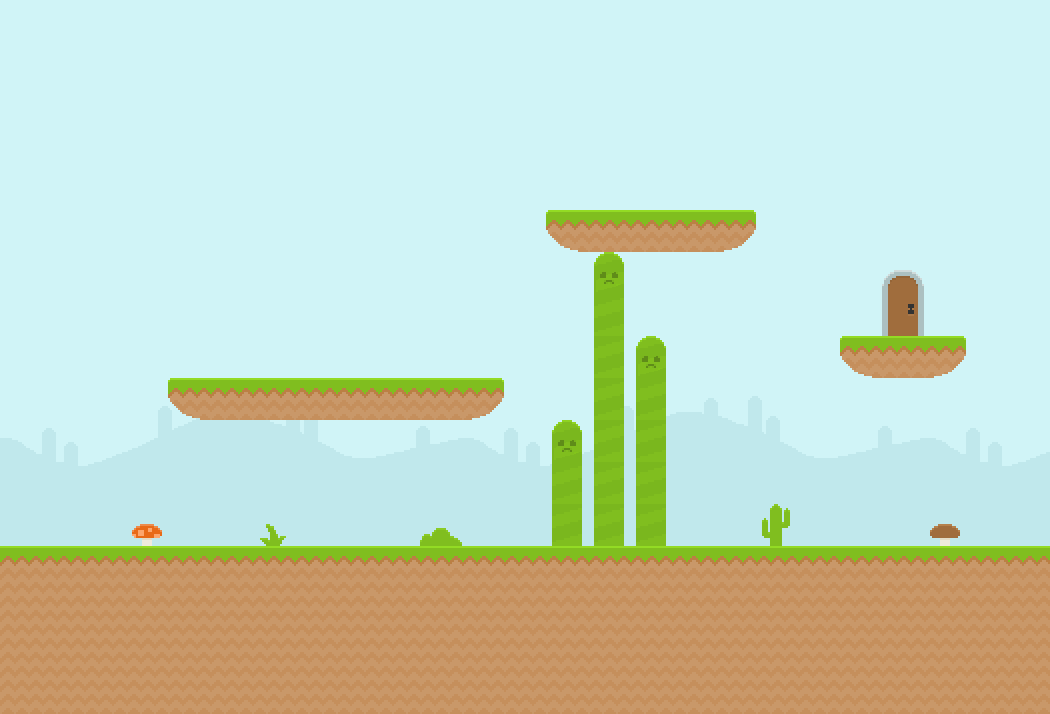

Below is a game level as drawn by its tile map, then a one-line description and the .tmx file that defines it, in full:
An orthogonal 25x17 tile map with 42x42 px tiles, 2 tile layers (background, foreground) and 5 objects (2x box, player, diamond).

<map version="1.0" tiledversion="1.0.2" orientation="orthogonal" renderorder="right-down" width="25" height="17" tilewidth="42" tileheight="42" nextobjectid="8">
 <properties>
  <property name="not_shown" type="bool" value="false" />
 </properties>
 <tileset firstgid="1" source="tileset.tsx" />
 <layer name="background" width="25" height="17">
  <data encoding="csv">
239,239,239,239,239,239,239,239,239,239,239,239,239,239,239,239,239,239,239,239,239,239,239,239,239,
239,239,239,239,239,239,239,239,239,239,239,239,239,239,239,239,239,239,239,239,239,239,239,239,239,
239,239,239,239,239,239,239,239,239,239,239,239,239,239,239,239,239,239,239,239,239,239,239,239,239,
239,239,239,239,239,239,239,239,239,239,239,239,239,239,239,239,239,239,239,239,239,239,239,239,239,
239,239,239,239,239,239,239,239,239,239,239,239,239,239,239,239,239,239,239,239,239,239,239,239,239,
239,239,239,239,239,239,239,239,239,239,239,239,239,239,239,239,239,239,239,239,239,239,239,239,239,
239,239,239,239,239,239,239,239,239,239,239,239,239,239,239,239,239,239,239,239,239,239,239,239,239,
239,239,239,239,239,239,239,239,239,239,239,239,239,239,239,239,239,239,239,239,239,239,239,239,239,
239,239,239,239,239,239,239,239,239,239,239,239,239,239,239,239,239,239,239,239,239,239,239,239,239,
230,231,232,233,234,235,236,237,238,239,240,230,231,232,233,234,235,236,237,238,239,240,230,231,232,
260,261,262,263,264,265,266,267,268,269,270,260,261,262,263,264,265,266,267,268,269,270,260,261,262,
290,291,292,293,294,295,296,297,298,299,300,290,291,292,293,294,295,296,297,298,299,300,290,291,292,
290,290,290,290,290,290,290,290,290,290,290,290,290,290,290,290,290,290,290,290,290,290,290,290,290,
290,290,290,290,290,290,290,290,290,290,290,290,290,290,290,290,290,290,290,290,290,290,290,290,290,
290,290,290,290,290,290,290,290,290,290,290,290,290,290,290,290,290,290,290,290,290,290,290,290,290,
290,290,290,290,290,290,290,290,290,290,290,290,290,290,290,290,290,290,290,290,290,290,290,290,290,
290,290,290,290,290,290,290,290,290,290,290,290,290,290,290,290,290,290,290,290,290,290,290,290,290
</data>
 </layer>
 <layer name="foreground" width="25" height="17">
  <data encoding="csv">
0,0,0,0,0,0,0,0,0,0,0,0,0,0,0,0,0,0,0,0,0,0,0,0,0,
0,0,0,0,0,0,0,0,0,0,0,0,0,0,0,0,0,0,0,0,0,0,0,0,0,
0,0,0,0,0,0,0,0,0,0,0,0,0,0,0,0,0,0,0,0,0,0,0,0,0,
0,0,0,0,0,0,0,0,0,0,0,0,0,0,0,0,0,0,0,0,0,0,0,0,0,
0,0,0,0,0,0,0,0,0,0,0,0,0,0,0,0,0,0,0,0,0,0,0,0,0,
0,0,0,0,0,0,0,0,0,0,0,0,0,126,124,124,124,156,0,0,0,0,0,0,0,
0,0,0,0,0,0,0,0,0,0,0,0,0,0,407,0,0,0,0,0,0,167,0,0,0,
0,0,0,0,0,0,0,0,0,0,0,0,0,0,227,0,0,0,0,0,0,168,0,0,0,
0,0,0,0,0,0,0,0,0,0,0,0,0,0,227,407,0,0,0,0,126,124,156,0,0,
0,0,0,0,126,124,124,124,124,124,124,156,0,0,227,227,0,0,0,0,0,0,0,0,0,
0,0,0,0,0,0,0,0,0,0,0,0,0,407,227,227,0,0,0,0,0,0,0,0,0,
0,0,0,0,0,0,0,0,0,0,0,0,0,227,227,227,0,0,0,0,0,0,0,0,0,
0,0,0,109,0,0,18,0,0,0,47,0,0,227,227,227,0,0,19,0,0,0,108,0,0,
124,124,124,124,124,124,124,124,124,124,124,124,124,124,124,124,124,124,124,124,124,124,124,124,124,
153,153,153,153,153,153,153,153,153,153,153,153,153,153,153,153,153,153,153,153,153,153,153,153,153,
153,153,153,153,153,153,153,153,153,153,153,153,153,153,153,153,153,153,153,153,153,153,153,153,153,
153,153,153,153,153,153,153,153,153,153,153,153,153,153,153,153,153,153,153,153,153,153,153,153,153
</data>
 </layer>
 <objectgroup name="objects">
  <object id="1" name="player" type="player" x="68" y="487" width="64" height="48">
   <properties>
    <property name="is_shown" type="bool" value="false" />
   </properties>
  </object>
  <object id="3" name="box" type="box" x="256" y="322" width="44" height="46" />
  <object id="4" x="204" y="-164" height="2" />
  <object id="6" name="box" type="box" x="856" y="498.667" width="42.6667" height="40" />
  <object id="7" name="diamond" x="633.333" y="260" width="41.3333" height="40" />
 </objectgroup>
</map>
